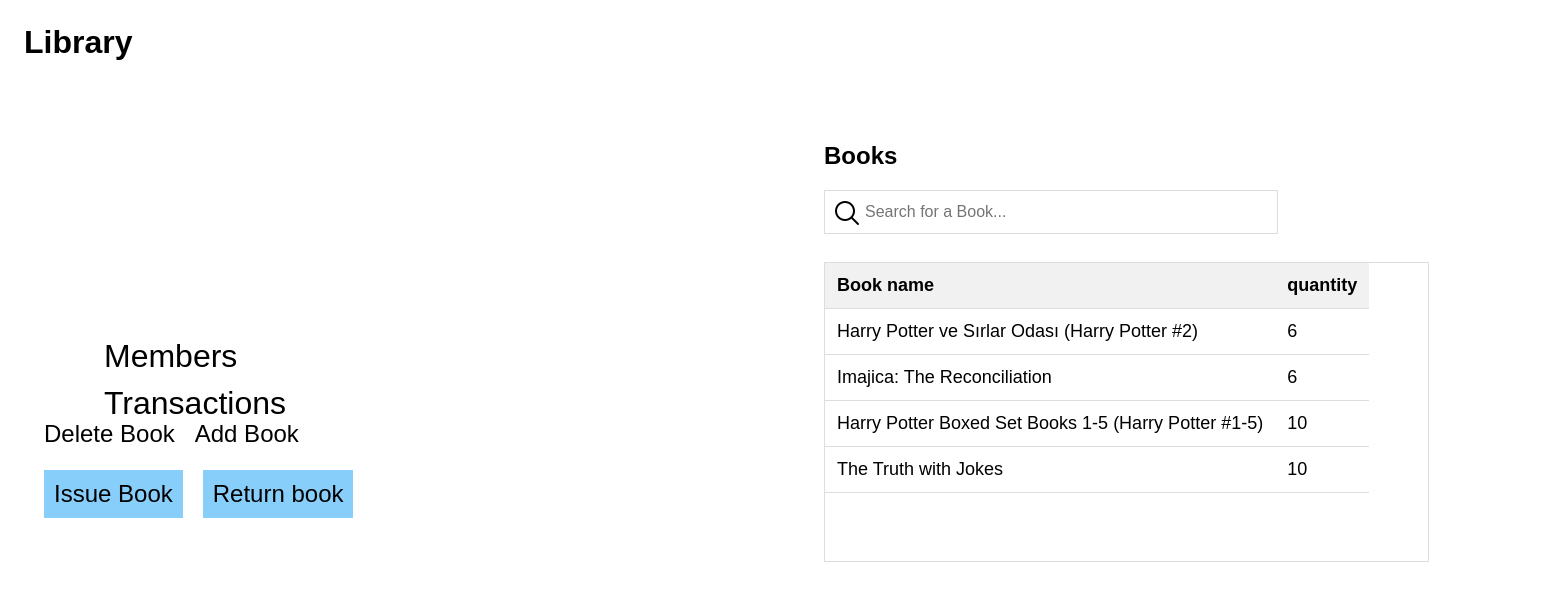
The page /index on the database as committed earlier.
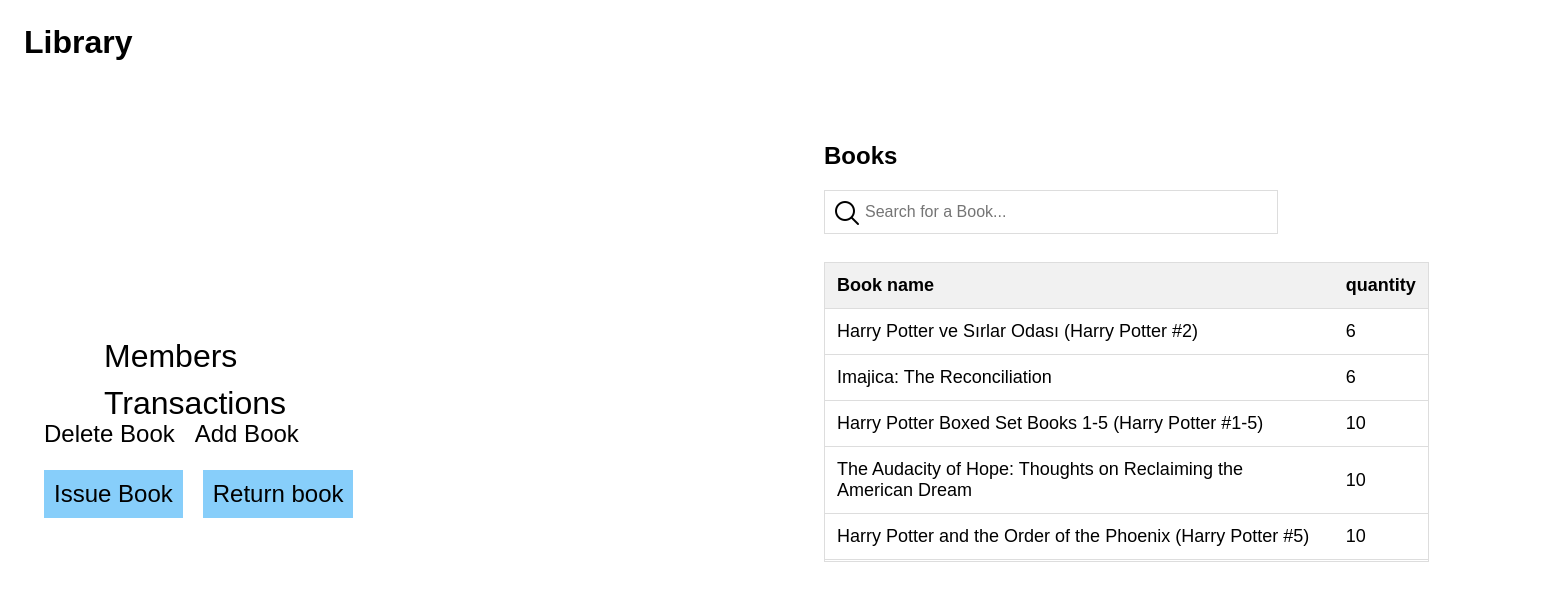
The same page on the database as committed later.
### models.py (models this page shows, shortened)
class Books(db.Model):
    id = db.Column(db.Integer, primary_key=True)
    title = db.Column(db.String(255), nullable=False)
    author = db.Column(db.String(255))
    quantity = db.Column(db.Integer, nullable=False)

### routes.py (the view)
@app.route('/')
@app.route('/index')
@app.route('/home/<a>', methods = ['POST', 'GET'])
def home(a=None):
    books = models.Books.query.all()
    print(a)
    if request.method =="POST":
        print(x)
    else:
        if a==None:
            return render_template('home.html', books=books, id=1)
        else:
            return render_template('home.html', books=books, id= a)

### templates/home.html (shortened to what this page needs)
{% extends "base.html" %}
{% block main %}
    <div class="left">
      <li class="data-item"><a href="{{ url_for('members') }}" class="nav-link">Members</a></li>
      <li class="data-item"><a href="{{ url_for('transactions') }}" class="nav-link">Transactions</a></li>
    </div>
    <div class="right">
      <h2>Books</h2>
      <form class="search_book" action="#" method="POST">
        <p><input type = "text" id="myInput" onkeyup="myFunction()" placeholder="Search for a Book..."/></p>
      </form>
                <table id="myTable"  >
                    <tr class="header">
                      <th >Book name</th>
                      <th>quantity</th>
                    </tr>
                  {% for book in books %}
                          <tr class="hov" onclick="getIndex(this)" >
                            <td >
                              {{ book.title }}
                            </td>
                            <td>{{ book.quantity }}</td>
                          </tr>
                  {% endfor %}
                </table>
              </div>
      <div class="book-edits">
          <li class="book-item"><a href="{{ url_for('delete', book_n=id) }}" id="" class="nav-link">Delete Book</a></li>
          <li class="book-item"><a href="{{ url_for('adds') }}" class="nav-link">Add Book</a></li>
      </div>
      <div class="issue-elements">
        <li class="issue-item"><a href="{{ url_for('isreturn', val='issue') }}" class="nav-link">Issue Book</a></li>
        <li class="issue-item"><a href="{{ url_for('isreturn', val='return') }}" class="nav-link">Return book</a></li>
      </div>
{% endblock %}

### templates/base.html (shortened to what this page needs)
<html lang="en">
  <head>
    <link rel= "stylesheet" type= "text/css" href= "{{ url_for('static',filename='style.css') }}">
  </head>
  <body>
    <a href="{{ url_for('home') }}" class="btn btn-danger"><h1>Library</h1></a>
    <br>
      <br>
    {% block main %}
    {% endblock %}
  </body>

### static/style.css (style rules this page uses)
body { margin: 1.5em; font-family: sans-serif; }
a { text-decoration: none; color: black; }
.left { list-style-type: none; font-size: 2rem; position: relative ; top: 200px; left: 50px; margin:20px; }
.right { list-style-type: none; position: relative ; top: -100px; left: 800px; }
.data-item { margin:10px; }
.book-edits { display: flex; list-style-type: none; font-size: 1.5rem; position: absolute; top: 400px; padding: 10px; }
.issue-elements { display: flex; list-style-type: none; font-size: 1.5rem; position: absolute; top: 450px; margin:10px; }
.issue-item { margin: 10px; border: 5px; border-color: black; background-color: lightskyblue; padding: 10px; }
.book-item { margin: 10px; }
#myInput { background-image: url('../static/searchicon.png'); background-position: 7px 7px; background-repeat: no-repeat; width: 30%; font-size: 16px; padding: 12px 20px 12px 40px; border: 1px solid #ddd; margin-bottom: 12px; }
#myTable { overflow: scroll; overflow-y: scroll; height: 300px; width: 400px; display: block; overflow-x: hidden; border-collapse: collapse; width: 40%; border: 1px solid #ddd; font-size: 18px; }
#myTable th, #myTable td { text-align: left; padding: 12px; }
#myTable tr { border-bottom: 1px solid #ddd; }
#myTable tr.header { background-color: #f1f1f1; }
.header { position: sticky; top: 0; z-index: 1; // any positive value, layer order is global }
tr { cursor: pointer; transition: all .25s ease-in-out }

Rows that differ between the two databases and show on the page:
added Books: title "The Audacity of Hope: Thoughts on Reclaiming the American Dream", quantity "10"
changed Books: title "The Truth with Jokes" → "Harry Potter and the Order of the Phoenix (Harry Potter #5)"
